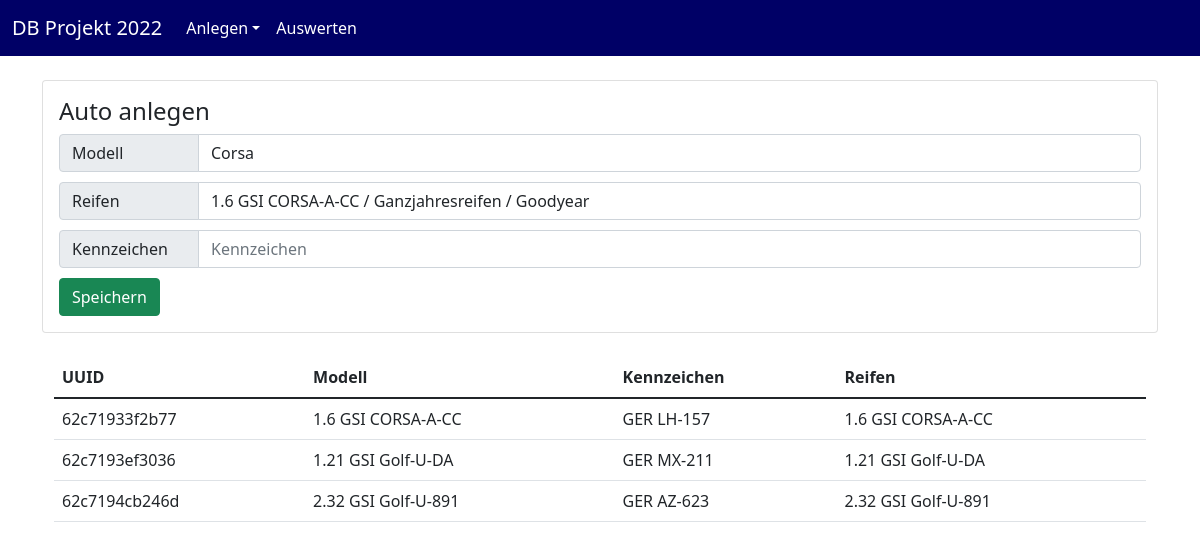
Screenshot of /createPages/createAuto.php with the database file from the repository.
### tables this page shows
CREATE TABLE `module_autos` (
  `uuid_auto` varchar(255) NOT NULL,
  `uuid_modell` varchar(255) NOT NULL,
  `kennzeichen` varchar(255) DEFAULT NULL,
  `uuid_reifen` varchar(255) NOT NULL
);

CREATE TABLE `module_reifen` (
  `uuid_reifen` varchar(255) NOT NULL,
  `bezeichnung` varchar(255) DEFAULT NULL,
  `typ` varchar(255) DEFAULT NULL,
  `hersteller` varchar(255) DEFAULT NULL
);

### createPages/createAuto.php (the view, shortened to what this page needs)
<!DOCTYPE html>
<html lang="en">
<head>
    <link href="https://cdn.jsdelivr.net/npm/bootstrap@5.1.3/dist/css/bootstrap.min.css" rel="stylesheet">
    <?php
    $servername = "localhost";
    $username = "software";
    $password = "GYdSQUW4fc0Dwh88";
    $dbname = "berufsschule_sql";
    $conn = new mysqli($servername, $username, $password, $dbname);
    ?>
</head>
<body>
<nav class="navbar navbar-expand-sm bg-primary navbar-dark" style="background-color: rgb(0,0,102)!important;">
    <div class="container-fluid">
        <a class="navbar-brand" href="/BS_DB_2022/index.php">DB Projekt 2022</a>
        <div class="collapse navbar-collapse" id="collapsibleNavbar">
            <ul class="navbar-nav">
                <li class="nav-item dropdown">
                    <a class="nav-link dropdown-toggle text-white" href="#" role="button" data-bs-toggle="dropdown">Anlegen</a>
                </li>
                <a class="nav-link text-white" href="/BS_DB_2022/auswertung.php" role="button">Auswerten</a>
            </ul>
        </div>
    </div>
</nav>
<br>
<div class="container">
    <div class="card card-body">
        <form action="/input/inputAuto.php" method="post">
            <h4 class="card-title">Auto anlegen</h4>
            <div class="input-group" style="margin-bottom: 10px">
                <span class="input-group-text label">Modell</span>
                <select type="text" class="form-control" name="modell">
                    <?php
                    $sql = "SELECT * FROM module_modells";
                    $result = $conn->query($sql);
                    if ($result->num_rows > 0) {
                        while ($row = $result->fetch_assoc()) {
                            echo "<option value='" . $row["uuid_modell"] . "'>" . $row["bezeichnung"] . "</option>";
                        }
                    } else {
                        echo "0 results";
                    }
                    ?>
                </select>
            </div>
            <div class="input-group " style="margin-bottom: 10px">
                <span class="input-group-text label">Reifen</span>
                <select type="text" class="form-control" name="reifen">
                    <?php
                    $sql = "SELECT * FROM module_reifen";
                    $result = $conn->query($sql);
                    if ($result->num_rows > 0) {
                        while ($row = $result->fetch_assoc()) {
                            echo "<option value='" . $row["uuid_reifen"] . "'>" . $row["bezeichnung"] . ' / ' . $row["typ"] . ' / ' . $row["hersteller"] . "</option>";
                        }
                    } else {
                        echo "0 results";
                    }
                    ?>
                </select>
            </div>
            <div class="input-group " style="margin-bottom: 10px">
                <span class="input-group-text label">Kennzeichen</span>
                <input type="text" class="form-control" placeholder="Kennzeichen" name="kennzeichen">
            </div>
            <button class="btn btn-success" type="submit">Speichern</button>
        </form>
    </div>
    <br/>
    <div class="container">
        <table class="table">
            <thead>
            <tr>
                <th>UUID</th>
                <th>Modell</th>
                <th>Kennzeichen</th>
                <th>Reifen</th>
            </tr>
            </thead>
            <tbody>
            <?php
            $sql = "SELECT * FROM module_autos, module_modells, module_reifen, module_marken WHERE module_autos.uuid_reifen = module_reifen.uuid_reifen AND module_autos.uuid_modell = module_modells.uuid_modell AND module_modells.uuid_marken = module_marken.uuid_marken";
            $result = $conn->query($sql);
            if ($result->num_rows > 0) {
                while ($row = $result->fetch_assoc()) {
                    echo "<tr><td>" . $row["uuid_auto"] . "</td><td>" . $row["bezeichnung"] . "</td><td>" . $row["kennzeichen"] . "</td><td>" . $row["bezeichnung"] . "</td></tr>";
                }
            } else {
                echo "0 results";
            }
            ?>
            </tbody>
        </table>
    </div>
</div>
</body>
</html>

### createPages/createAuto.php (style rules this page uses)
.label { min-width: 140px; }

### rows the page displays
module_autos: uuid_auto "62c71933f2b77", uuid_reifen.bezeichnung "1.6 GSI CORSA-A-CC", kennzeichen "GER LH-157"
module_autos: uuid_auto "62c7193ef3036", uuid_reifen.bezeichnung "1.21 GSI Golf-U-DA", kennzeichen "GER MX-211"
module_autos: uuid_auto "62c7194cb246d", uuid_reifen.bezeichnung "2.32 GSI Golf-U-891", kennzeichen "GER AZ-623"

### other values shown
form field modell "Corsa"
form field reifen "1.6 GSI CORSA-A-CC / Ganzjahresreifen / Goodyear"
